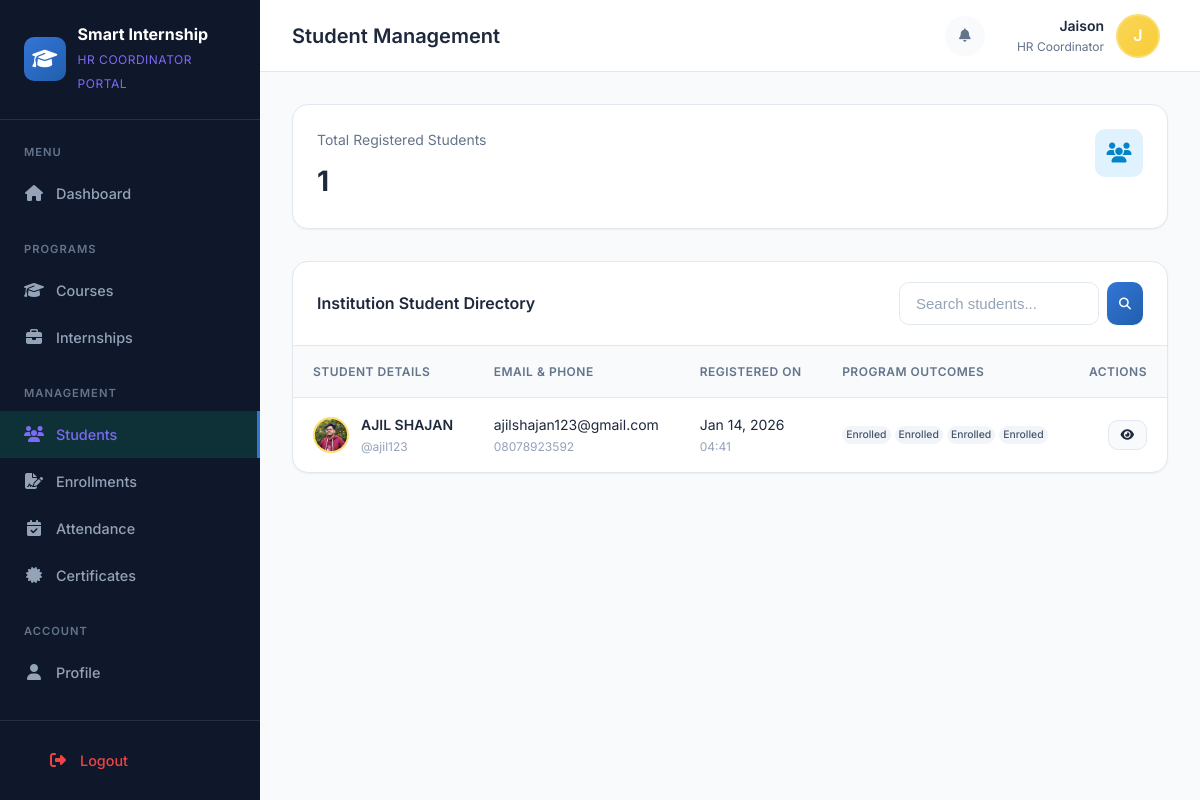
The app's page /coordinator/students/ (signed in), older data.
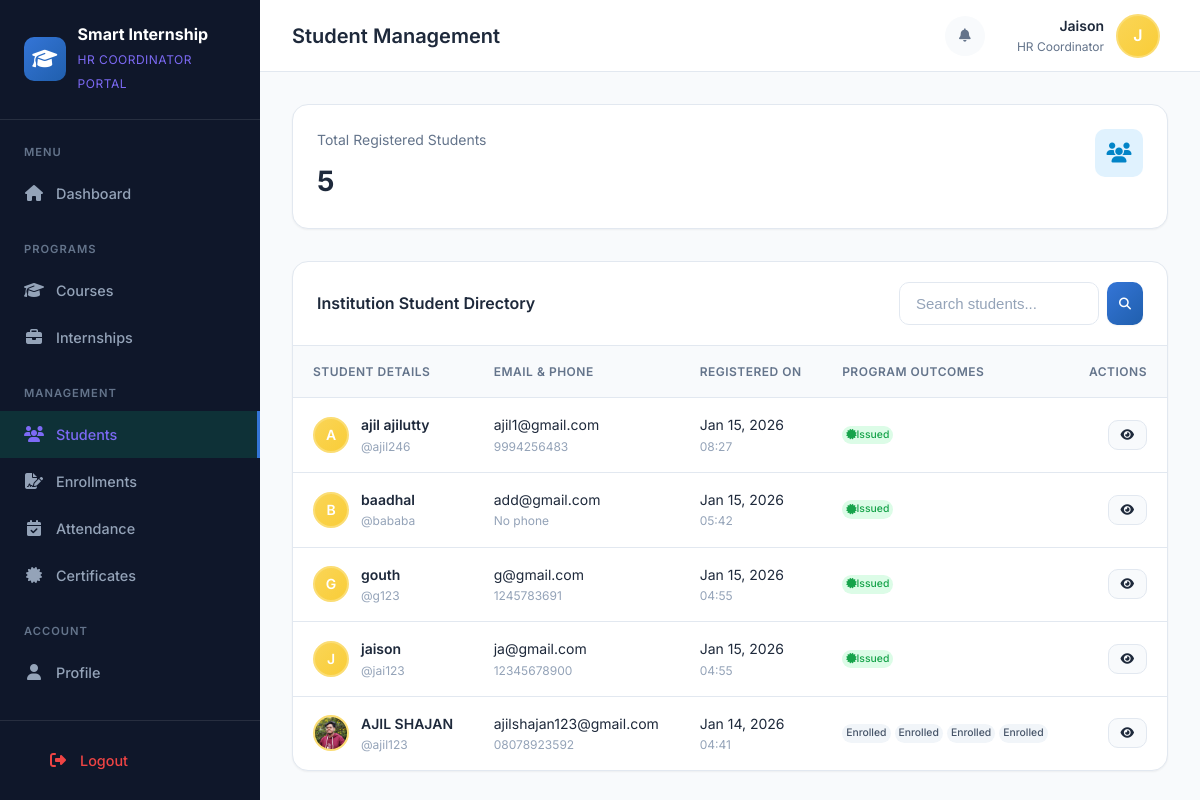
The same page, newer data.
### accounts/models.py (models this page shows, shortened)
class User(AbstractUser):
    ROLE_CHOICES = (
        ('ADMIN', 'Admin'),
        ('COORDINATOR', 'HR Coordinator'),
        ('STUDENT', 'Student'),
    )
    APPROVAL_STATUS_CHOICES = (
        ('PENDING', 'Pending Approval'),
        ('APPROVED', 'Approved'),
        ('REJECTED', 'Rejected'),
    )
    role = models.CharField(max_length=20, choices=ROLE_CHOICES, default='STUDENT')
    phone = models.CharField(max_length=15, blank=True, null=True)
    address = models.TextField(blank=True, null=True)
    profile_picture = models.ImageField(upload_to='profiles/', blank=True, null=True)
    institution = models.ForeignKey(
        'institutions.Institution',
        on_delete=models.SET_NULL,
        null=True,
        blank=True,
        related_name='users'
    )
    qualification = models.CharField(max_length=255, blank=True, null=True, help_text="Student's highest qualification")
    is_active = models.BooleanField(default=True)
    approval_status = models.CharField(
        max_length=20,
        choices=APPROVAL_STATUS_CHOICES,
        default='APPROVED',  # Default to APPROVED for admin/coordinator, will be PENDING for students
        help_text='Approval status for student registrations'
    )
    approved_by = models.ForeignKey(
        'self',
        on_delete=models.SET_NULL,
        null=True,
        blank=True,
        related_name='approved_students',
        help_text='Coordinator or Admin who approved/rejected this user'
    )
    approval_date = models.DateTimeField(null=True, blank=True)
    rejection_reason = models.TextField(blank=True, null=True, help_text='Reason for rejection if rejected')
    created_at = models.DateTimeField(auto_now_add=True)
    updated_at = models.DateTimeField(auto_now=True)
    class Meta:
        verbose_name = 'User'
        verbose_name_plural = 'Users'

### applications/models.py (models this page shows, shortened)
class Application(models.Model):
    STATUS_CHOICES = [
        ('PENDING', 'Pending'),
        ('APPROVED', 'Approved'),
        ('REJECTED', 'Rejected'),
        ('WITHDRAWN', 'Withdrawn'),
    ]
    student = models.ForeignKey(
        settings.AUTH_USER_MODEL,
        on_delete=models.CASCADE,
        limit_choices_to={'role': 'STUDENT'},
        related_name='applications'
    )
    course = models.ForeignKey(Course, null=True, blank=True, on_delete=models.CASCADE)
    internship = models.ForeignKey(Internship, null=True, blank=True, on_delete=models.CASCADE)
    status = models.CharField(max_length=20, choices=STATUS_CHOICES, default='PENDING')
    applied_at = models.DateTimeField(auto_now_add=True)
    reviewed_at = models.DateTimeField(blank=True, null=True)
    reviewed_by = models.ForeignKey(
        settings.AUTH_USER_MODEL,
        on_delete=models.SET_NULL,
        null=True,
        blank=True,
        related_name='reviewed_applications'
    )
    notes = models.TextField(blank=True, null=True, help_text="Notes from reviewer")
    student_remarks = models.TextField(blank=True, null=True, help_text="Remarks from student")
    class Meta:
        verbose_name = 'Application'
        verbose_name_plural = 'Applications'
        ordering = ['-applied_at']

### certificates/models.py (models this page shows, shortened)
class Certificate(models.Model):
    STATUS_CHOICES = [
        ('PENDING', 'Pending'),
        ('APPROVED', 'Approved'),
        ('ISSUED', 'Issued'),
        ('REVOKED', 'Revoked'),
    ]
    application = models.OneToOneField(
        'applications.Application',
        on_delete=models.CASCADE,
        related_name='certificate'
    )
    status = models.CharField(max_length=20, choices=STATUS_CHOICES, default='PENDING')
    is_eligible = models.BooleanField(default=False)
    attendance_percentage = models.DecimalField(
        max_digits=5,
        decimal_places=2,
        default=0.00,
        help_text='Attendance percentage at the time of certificate generation'
    )
    approved_by = models.ForeignKey(
        settings.AUTH_USER_MODEL,
        on_delete=models.SET_NULL,
        null=True,
        blank=True,
        related_name='approved_certificates'
    )
    issued_by = models.ForeignKey(
        settings.AUTH_USER_MODEL,
        on_delete=models.SET_NULL,
        null=True,
        blank=True,
        related_name='issued_certificates',
        help_text='Admin who issued this certificate'
    )
    issued_date = models.DateField(null=True, blank=True)
    certificate_number = models.CharField(max_length=50, unique=True, null=True, blank=True)
    template = models.ForeignKey(
        'CertificateTemplate',
        on_delete=models.SET_NULL,
        null=True,
        blank=True,
        related_name='certificates'
    )
    remarks = models.TextField(blank=True, null=True)
    created_at = models.DateTimeField(auto_now_add=True)
    updated_at = models.DateTimeField(auto_now=True)
    class Meta:
        verbose_name = 'Certificate'
        verbose_name_plural = 'Certificates'
        ordering = ['-created_at']

### accounts/coordinator_views.py (the view, shortened to what this page needs)
# urls.py: path('students/', coordinator_views.student_list, name='students'),
@coordinator_required
def student_list(request):
    coordinator = request.user
    query = request.GET.get('q', '')
    courses = Course.objects.filter(coordinator=coordinator)
    internships = Internship.objects.filter(coordinator=coordinator)
    students = User.objects.filter(
        role='STUDENT',
        applications__course__in=courses
    ) | User.objects.filter(
        role='STUDENT',
        applications__internship__in=internships
    )
    students = students.distinct().prefetch_related('applications', 'applications__certificate').order_by('-created_at')
    total_students = students.count()
    context = {
        'students': students,
        'total_students': total_students,
        'query': query,
    }
    return render(request, 'coordinator/students.html', context)

### templates/coordinator/students.html (shortened to what the changed rows need)
{% extends 'coordinator/base.html' %}
{% block page_title %}Student Management{% endblock %}
{% block content %}
<div class="stats-grid" style="grid-template-columns: repeat(auto-fit, minmax(240px, 1fr));">
    <div class="stat-card">
        <div class="stat-content">
            <span class="stat-label">Total Registered Students</span>
            <span class="stat-value">{{ total_students }}</span>
        </div>
    </div>
</div>
<div class="card">
    <div class="card-body" style="padding: 0;">
        <div class="table-container">
            <table class="data-table">
                <thead>
                    <tr>
                        <th>Student Details</th>
                        <th>Email & Phone</th>
                        <th>Registered On</th>
                        <th>Program Outcomes</th>
                        <th style="text-align: right;">Actions</th>
                    </tr>
                </thead>
                <tbody>
                    {% for student in students %}
                    <tr>
                        <td>
                            <div style="display: flex; align-items: center; gap: var(--space-3);">
                                <div class="user-avatar" style="width: 36px; height: 36px; font-size: 0.875rem;">
                                    {% if student.profile_picture %}
                                        <img src="{{ student.profile_picture.url }}" alt="" style="width: 100%; height: 100%; border-radius: 50%; object-fit: cover;">
                                    {% else %}
                                        {{ student.username|slice:":1"|upper }}
                                    {% endif %}
                                </div>
                                <div>
                                    <div style="font-weight: 600;">{{ student.get_full_name|default:student.username }}</div>
                                    <div style="font-size: 0.75rem; color: var(--text-muted);">@{{ student.username }}</div>
                                </div>
                            </div>
                        </td>
                        <td>
                            <div style="font-size: 0.875rem;">{{ student.email }}</div>
                            <div style="font-size: 0.75rem; color: var(--text-muted);">{{ student.phone|default:"No phone" }}</div>
                        </td>
                        <td>
                            <div style="font-size: 0.875rem;">{{ student.created_at|date:"M d, Y" }}</div>
                            <div style="font-size: 0.75rem; color: var(--text-muted);">{{ student.created_at|time:"H:i" }}</div>
                        </td>
                        <td>
                            {% if student.applications.exists %}
                                <div style="display: flex; flex-wrap: wrap; gap: 4px;">
                                    {% for app in student.applications.all %}
                                        {% if app.certificate %}
                                            <span class="badge {% if app.certificate.status == 'ISSUED' %}badge-success{% else %}badge-info{% endif %}" style="font-size: 0.65rem; padding: 1px 4px;">
                                                <i class="fas fa-certificate"></i> {{ app.certificate.status|title }}
                                            </span>
                                        {% else %}
                                            <span class="badge badge-neutral" style="font-size: 0.65rem; padding: 1px 4px;">
                                                Enrolled
                                            </span>
                                        {% endif %}
                                    {% endfor %}
                                </div>
                            {% else %}
                                <span style="font-size: 0.75rem; color: var(--text-muted);">No enrollments</span>
                            {% endif %}
                        </td>
                        <td style="text-align: right;">
                            <div style="display: flex; gap: var(--space-2); justify-content: flex-end; align-items: center;">
                                <a href="{% url 'coordinator:student_detail' student.id %}" class="btn btn-secondary btn-sm" title="View Profile">
                                    <i class="fas fa-eye"></i>
                                </a>
                            </div>
                        </td>
                    </tr>
                    {% endfor %}
                </tbody>
            </table>
        </div>
    </div>
</div>
{% endblock %}

Row changes from the older to the newer data that the page shows:
added User: username "A", get_full_name "ajil ajilutty", username "ajil246", email "ajil1@gmail.com", phone "9994256483", created_at "Jan 15, 2026", created_at "08:27"
added Application: certificate.status "Issued", shown under "A"
added User: username "B", get_full_name "baadhal", username "bababa", email "add@gmail.com", phone "No phone", created_at "Jan 15, 2026", created_at "05:42"
added Application: certificate.status "Issued", shown under "B"
added User: username "G", get_full_name "gouth", username "g123", email "g@gmail.com", phone "1245783691", created_at "Jan 15, 2026", created_at "04:55"
added Application: certificate.status "Issued", shown under "G"
added User: username "J", get_full_name "jaison", username "jai123", email "ja@gmail.com", phone "12345678900", created_at "Jan 15, 2026", created_at "04:55"
added Application: certificate.status "Issued", shown under "J"
Text that changed along with them:
{{ total_students }}: "1" → "5"
